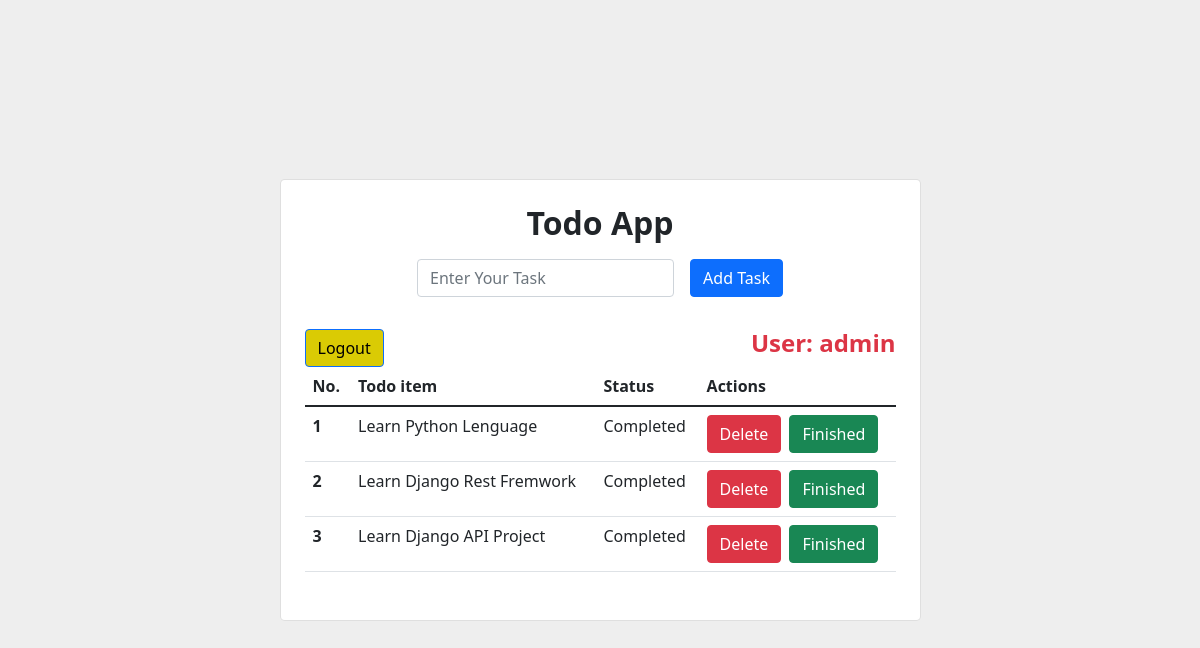
The app's page / (signed in) with its own data.
### TodoApp/models.py (models this page shows, shortened)
class todo(models.Model):
    user = models.ForeignKey( User, related_name='user_todo', on_delete=models.CASCADE)
    todo_description = models.CharField(max_length= 500)
    status = models.BooleanField(default= False)
    created_date = models.DateTimeField(auto_now_add=True)
    updated_date = models.DateTimeField(auto_now_add=True)

### TodoApp/views.py (the view)
# urls.py: path('', views.home, name='home'),
@login_required
def home(request):
    current_user = request.user
    all_task= todo.objects.filter(user=current_user)
    if request.method == "POST":
        name = request.POST.get('todo_name')
        New_todo = todo(user=request.user,todo_description=name)
        New_todo.save()
        messages.success(request, "New Task Created !!")
        return redirect ('home')
    context={
        'all_task':all_task
    }
    return render(request, 'home.html',context)

### templates/home.html (shortened to what this page needs)
{% load static %}
<link rel="stylesheet" href="https://cdn.jsdelivr.net/npm/bootstrap@5.1.3/dist/css/bootstrap.min.css">
<section class="vh-100" style="background-color: #eee;">
    <div class="container py-5 h-100">
      <div class="row d-flex justify-content-center align-items-center h-100">
        <div class="col col-lg-9 col-xl-7">
          <div class="card rounded-3">
            <div class="card-body p-4">
              <h2 class="text-center fw-bold ">Todo App</h2>
              <form method="POST" action="{% url 'home' %}" class="row row-cols-lg-auto g-3 justify-content-center align-items-center mb-4 pb-2">
                <div class="col-12">
                  <div class="form-outline">
                    <input type="text" id="form1" name="todo_name" class="form-control" required placeholder="Enter Your Task"/>
                  </div>
                </div>
                <div class="col-12">
                  <button type="submit"  class="btn btn-primary">Add Task</button>
                </div>
              </form>
              <div class="d-flex">
                <a href="{% url 'logout' %}"><button style="background: rgb(218, 203, 4); color: rgb(0, 0, 0);" type="submit" class="btn btn-primary">Logout</button></a>
                <h4 class="text-danger fw-bolder  ms-auto">User: {{user.username}}</h4>
              </div>
              <table class="table mb-4">
                <thead>
                  <tr>
                    <th scope="col">No.</th>
                    <th scope="col">Todo item</th>
                    <th scope="col">Status</th>
                    <th scope="col">Actions</th>
                  </tr>
                </thead>
                <tbody>
                  {% for task in all_task %}
                  <tr>
                    <th scope="row">{{forloop.counter}}</th>
                    <td>{{task.todo_description}}</td>
                    {% if task.status == False %}
                    <td>In progress</td>
                    {% else %}
                    <td>Completed</td>
                    {% endif %}
                    <td>
                      <a href="{% url 'delete' task.id %}"><button type="submit" class="btn btn-danger">Delete</button></a>
                      <a href="{% url 'update' task.id %}"><button type="submit" class="btn btn-success ms-1">Finished</button></a>
                    </td>
                  </tr>
                  {% endfor %}
                </tbody>
              </table>
            </div>
          </div>
        </div>
      </div>
    </div>
  </section>

### records on screen
todo: todo_description "Learn Python Lenguage", status "Completed"
todo: todo_description "Learn Django Rest Fremwork", status "Completed"
todo: todo_description "Learn Django API Project", status "Completed"

### other values on screen
{{ user.username }} "admin"
